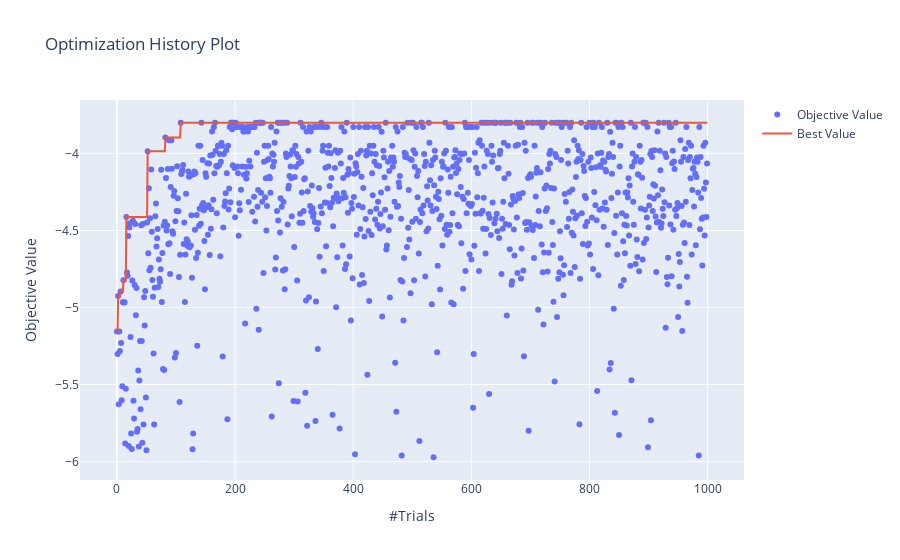

The notebook cell this image was saved under:
### Code cell
optuna.visualization.plot_optimization_history(study)

### Figure 1 — Plotly figure (JSON) as saved in the notebook; plotly's stock layout.template omitted (floating-point values rounded to 4 significant figures; data arrays with more than 128 entries replaced by an {"elided": "..."} marker saying what was removed)
{"data": [{"mode": "markers", "name": "Objective Value", "type": "scatter", "x": {"elided": "1000 int values"}, "y": {"elided": "1000 float values"}}, {"name": "Best Value", "type": "scatter", "x": {"elided": "1000 int values"}, "y": {"elided": "1000 float values"}}], "layout": {"title": {"text": "Optimization History Plot"}, "xaxis": {"title": {"text": "#Trials"}}, "yaxis": {"title": {"text": "Objective Value"}}}}
